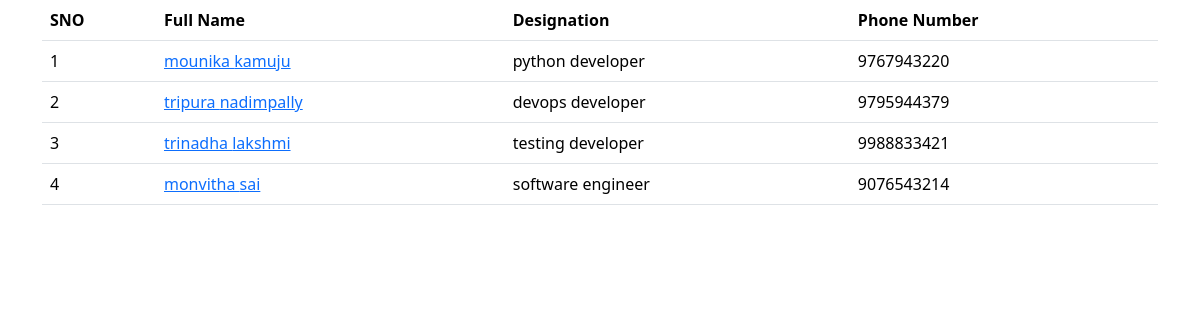
The page / on the database its author committed.
### salary/models.py (models this page shows, shortened)
class Employee(models.Model):
    first_name=models.CharField(max_length=100)
    last_name=models.CharField(max_length=100)
    photo=models.ImageField(upload_to='images')
    designation=models.CharField(max_length=100)
    email_address=models.EmailField(max_length=100,unique=True)
    phone_number=models.CharField(max_length=10,blank=True)

### Employee/views.py (the view)
# urls.py: 2. Add a URL to urlpatterns:  path('', views.home, name='home')
def home(request):
    employees=Employee.objects.all()
    context={'employees':employees,}
    return render(request,'home.html',context)

### templates/home.html (shortened to what this page needs)
<!DOCTYPE html>
<html lang="en">
<head>
    <link href="https://cdn.jsdelivr.net/npm/bootstrap@5.3.1/dist/css/bootstrap.min.css" rel="stylesheet">
</head>
<body>
    <div class="container ">
       <table class="table">
            <thead>
                <th>SNO</th>
                <th>Full Name</th>
                <th>Designation</th>
                <th>Phone Number</th>
            </thead>
            <tbody>
                {% for emp in employees %}
                <tr>
                  <td>{{forloop.counter}}</td>
                  <td><a href="{% url 'employee_detail' emp.id %}">{{emp.first_name}} {{emp.last_name}}</td>
                  <td>{{emp.designation}}</td>
                  <td>{{emp.phone_number}}</td>
                </tr>
                {% endfor %}
            </tbody>
       </table>
    </div>
</body>
</html>

### rows shown on the page
Employee: first_name "mounika", last_name "kamuju", designation "python developer", phone_number "9767943220"
Employee: first_name "tripura", last_name "nadimpally", designation "devops developer", phone_number "9795944379"
Employee: first_name "trinadha", last_name "lakshmi", designation "testing developer", phone_number "9988833421"
Employee: first_name "monvitha", last_name "sai", designation "software engineer", phone_number "9076543214"
